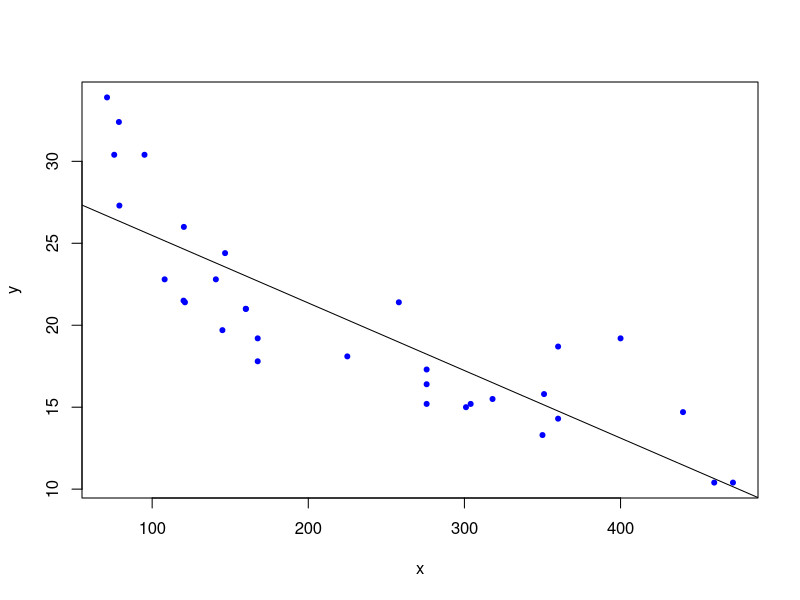

Source code (R):
## ---- chunk 1
#| label: init
#| message: false
library('tidyverse')
set.seed(1)
## ---- chunk 2
n <- 200
beta <- c(0.8, -0.3)
X <- matrix(nrow = n, ncol = length(beta), 
            data = rnorm(n * length(beta), 0, 4))

y <- X %*% beta + rnorm(n, 0, 3)

fm <- lm(y ~ X - 1)
summary(fm)


X %*% beta

dat <- expand_grid(beta_1 = seq(-1, 1, by = 0.1), 
                   beta_2 = seq(-1, 1, by = 0.1))


calc_log_likelihood <- function(beta_1, beta_2) {
  beta_hat <- c(beta_1, beta_2)
  y_hat <- X %*% beta_hat
  epsilon_hat <- y - y_hat 
  sigma_hat <- sd(epsilon_hat)
  dn <- dnorm(epsilon_hat, 0, sigma_hat, log = TRUE)
  return(sum(dn))
}

calc_log_likelihood(coef(fm)[1], coef(fm)[2])
logLik(fm)


## ---- chunk 3
attach(mtcars)

gradientDesc <- function(x, y, learn_rate, conv_threshold, n, max_iter) {
  plot(x, y, col = "blue", pch = 20)
  m <- runif(1, 0, 1)
  c <- runif(1, 0, 1)
  yhat <- m * x + c
  MSE <- sum((y - yhat) ^ 2) / n
  converged = F
  iterations = 0
  while(converged == F) {
    ## Implement the gradient descent algorithm
    m_new <- m - learn_rate * ((1 / n) * (sum((yhat - y) * x)))
    c_new <- c - learn_rate * ((1 / n) * (sum(yhat - y)))
    m <- m_new
    c <- c_new
    yhat <- m * x + c
    MSE_new <- sum((y - yhat) ^ 2) / n
    if(MSE - MSE_new <= conv_threshold) {
      abline(c, m) 
      converged = T
      return(paste("Optimal intercept:", c, "Optimal slope:", m))
    }
    iterations = iterations + 1
    if(iterations > max_iter) { 
      abline(c, m) 
      converged = T
      return(paste("Optimal intercept:", c, "Optimal slope:", m))
    }
  }
}


# Run the function 

gradientDesc(disp, mpg, 0.0000293, 0.001, 32, 2500000)
